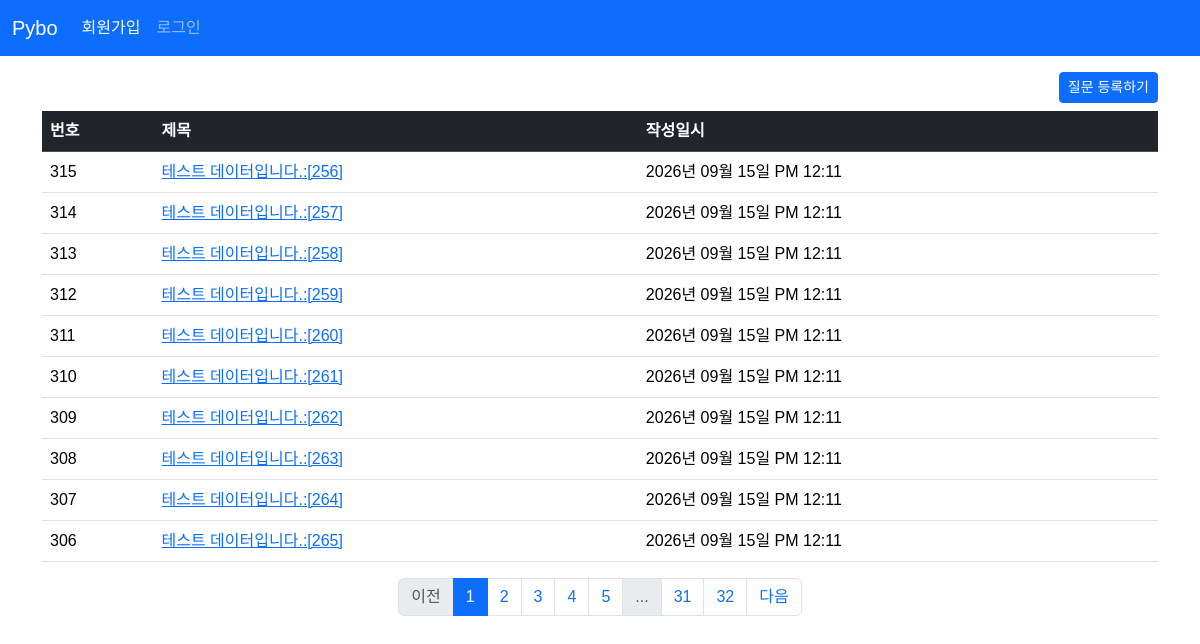
The page /question/list on the database its author committed.
### pybo/models.py (models this page shows)
class Question(db.Model):
    id = db.Column(db.Integer, primary_key=True)
    subject = db.Column(db.String(200), nullable=False)
    content = db.Column(db.Text, nullable=False)
    create_date = db.Column(db.DateTime, nullable=False)

### pybo/views/question_views.py (the view)
@bp.route('/list')
def _list():
    page = request.args.get('page', default=1, type=int) # url parameter ? page=1
    question_list = Question.query.order_by(Question.create_date.desc())
    question_list = question_list.paginate(page=page, per_page=10) # 페이징 구현
    return render_template('question/question_list.html', question_list=question_list)

### pybo/filter.py (called while the page is built)
def format_datetime(value, fmt:str='%Y년 %m월 %d일 %p %I:%M'):
    return value.strftime(fmt)

### pybo/templates/question/question_list.html (shortened to what this page needs)
{% extends 'base.html' %}
{% block content %}
<div class="container my-3">
    <div class="text-end">
        <a href="{{ url_for('question.create') }}" class="btn btn-primary btn-sm mb-2">질문 등록하기</a>
    </div>
    <table class="table table-hover">
      <thead>
        <tr class="table-dark">
            <th>번호</th>
            <th>제목</th>
            <th>작성일시</th>
        </tr>
      </thead>
      <tbody>
        {% if question_list %}
        {% for question in question_list.items %}
        <tr>
            <td>{{ question_list.total - ((question_list.page - 1) * question_list.per_page) - loop.index0 }}</td>
            <td>
                <a href="{{ url_for('question.detail', question_id=question.id)}}">{{ question.subject }}</a>
            </td>
            <td>{{ question.create_date | datetime }}</td>
        </tr>
        {% endfor %}
        {% else %}
        <tr>
            <td colspan="3">질문이 없습니다.</td>
        </tr>
        {% endif %}
      </tbody>
    </table>
    <nav aria-label="...">
      <ul class="pagination justify-content-center">
        {% if question_list.has_prev %}
        <li class="page-item">
            <a href="?page={{ question_list.prev_num }}" class="page-link">이전</a>
        </li>
        {% else %}
        <li class="page-item disabled">
            <a href="javascript:void(0)" class="page-link" aria-disabled="true">이전</a>
        </li>
        {% endif %}
        {% for page_num in question_list.iter_pages() %}
        {% if page_num %}
        {% if page_num != question_list.page %}
        <li class="page-item"><a class="page-link" href="?page={{ page_num }}">{{ page_num }}</a></li>
        {% else %}
        <li class="page-item active">
          <a class="page-link" href="javascript:void(0)" aria-current="page">{{ page_num }}</a>
        </li>
        {% endif %}
        {% else %}
        <li class="page-item disabled"><a class="page-link" href="javascript:void(0)">...</a></li>
        {% endif %}
        {% endfor %}
        {% if question_list.has_next %}
        <li class="page-item">
            <a class="page-link" href="?page={{ question_list.next_num }}">다음</a>
        </li>
        {% else %}
        <li class="page-item disabled">
            <a class="page-link" href="javascript:void(0)" aria-disabled="true">다음</a>
        </li>
        {% endif %}
      </ul>
    </nav>
</div>
{% endblock %}

### pybo/templates/base.html (shortened to what this page needs)
<!DOCTYPE html>
<html lang="en">
<head>
    <link rel="stylesheet" href="https://cdn.jsdelivr.net/npm/bootstrap@5.3.6/dist/css/bootstrap.min.css">
    <link rel="stylesheet" href="{{ url_for('static', filename='style.css') }}">
</head>
<body>
    {% include 'navbar.html' %}
    {% block content %}
    {% endblock %}
</body>
</html>

### pybo/templates/navbar.html (shortened to what this page needs)
<!DOCTYPE html>
<html lang="en">
<head>
</head>
<body>
    <nav class="navbar bg-primary navbar-expand-sm" data-bs-theme="dark">
      <div class="container-fluid">
        <a class="navbar-brand" href="{{ url_for('main.index') }}">Pybo</a>
        <div class="collapse navbar-collapse" id="navberNav">
          <ul class="navbar-nav">
            <li class="nav-item">
              <a class="nav-link active" aria-current="page" href="{{ url_for('auth.signup') }}">회원가입</a>
            </li>
            <li class="nav-item">
              <a class="nav-link" href="#">로그인</a>
            </li>
          </ul>
        </div>
      </div>
    </nav>
</body>
</html>

### pybo/static/style.css (style rules this page uses)
body { font-family: "Noto Sans KR", sans-serif; font-weight: 400; }

### rows shown on the page
Question: total "315", subject "테스트 데이터입니다.:[256]", create_date "2026년 09월 15일 PM 12:11"
Question: total "314", subject "테스트 데이터입니다.:[257]", create_date "2026년 09월 15일 PM 12:11"
Question: total "313", subject "테스트 데이터입니다.:[258]", create_date "2026년 09월 15일 PM 12:11"
Question: total "312", subject "테스트 데이터입니다.:[259]", create_date "2026년 09월 15일 PM 12:11"
Question: total "311", subject "테스트 데이터입니다.:[260]", create_date "2026년 09월 15일 PM 12:11"
Question: total "310", subject "테스트 데이터입니다.:[261]", create_date "2026년 09월 15일 PM 12:11"
Question: total "309", subject "테스트 데이터입니다.:[262]", create_date "2026년 09월 15일 PM 12:11"
Question: total "308", subject "테스트 데이터입니다.:[263]", create_date "2026년 09월 15일 PM 12:11"
Question: total "307", subject "테스트 데이터입니다.:[264]", create_date "2026년 09월 15일 PM 12:11"
Question: total "306", subject "테스트 데이터입니다.:[265]", create_date "2026년 09월 15일 PM 12:11"

### other values the page prints
{{ page_num }} "1"
{{ page_num }} "2" "3" "4" "5" "31" "32"
